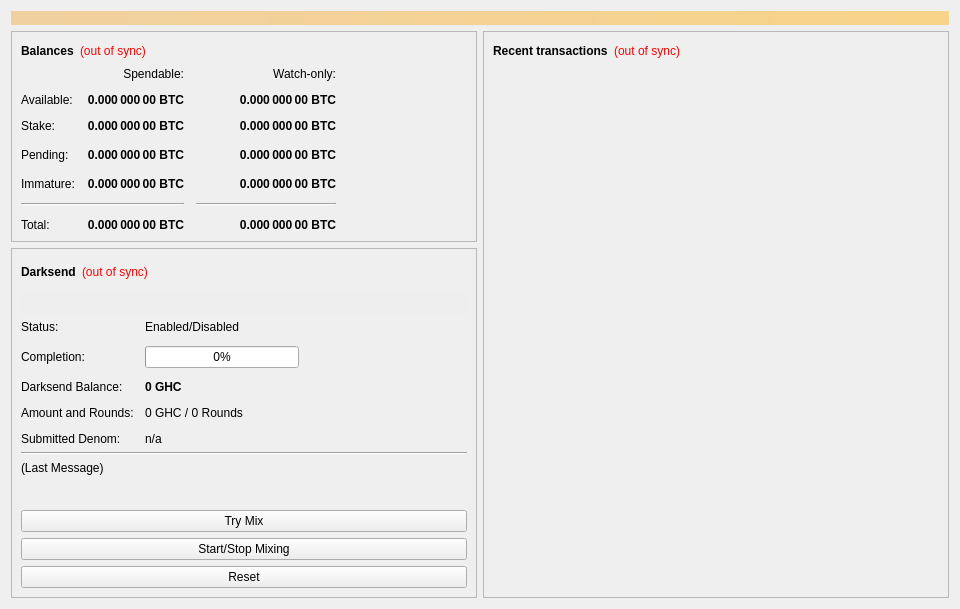
<?xml version="1.0" encoding="UTF-8"?>
<ui version="4.0">
 <class>OverviewPage</class>
 <widget class="QWidget" name="OverviewPage">
  <property name="geometry">
   <rect>
    <x>0</x>
    <y>0</y>
    <width>960</width>
    <height>594</height>
   </rect>
  </property>
  <property name="minimumSize">
   <size>
    <width>960</width>
    <height>0</height>
   </size>
  </property>
  <property name="windowTitle">
   <string>Form</string>
  </property>
  <layout class="QVBoxLayout" name="topLayout">
   <item>
    <widget class="QLabel" name="labelAlerts">
     <property name="visible">
      <bool>false</bool>
     </property>
     <property name="styleSheet">
      <string notr="true">background-color: qlineargradient(x1: 0, y1: 0, x2: 1, y2: 0, stop:0 #F0D0A0, stop:1 #F8D488); color:#000000;</string>
     </property>
     <property name="wordWrap">
      <bool>true</bool>
     </property>
     <property name="margin">
      <number>3</number>
     </property>
    </widget>
   </item>
   <item>
    <layout class="QHBoxLayout" name="horizontalLayout" stretch="1,1">
     <item>
      <layout class="QVBoxLayout" name="verticalLayout_2">
       <item>
        <widget class="QFrame" name="frame">
         <property name="frameShape">
          <enum>QFrame::StyledPanel</enum>
         </property>
         <property name="frameShadow">
          <enum>QFrame::Raised</enum>
         </property>
         <layout class="QVBoxLayout" name="verticalLayout_4">
          <item>
           <layout class="QHBoxLayout" name="horizontalLayout_4">
            <item>
             <widget class="QLabel" name="label_5">
              <property name="font">
               <font>
                <weight>75</weight>
                <bold>true</bold>
               </font>
              </property>
              <property name="text">
               <string>Balances</string>
              </property>
             </widget>
            </item>
            <item>
             <widget class="QLabel" name="labelWalletStatus">
              <property name="cursor">
               <cursorShape>WhatsThisCursor</cursorShape>
              </property>
              <property name="toolTip">
               <string>The displayed information may be out of date. Your wallet automatically synchronizes with the gohash network after a connection is established, but this process has not completed yet.</string>
              </property>
              <property name="styleSheet">
               <string notr="true">QLabel { color: red; }</string>
              </property>
              <property name="text">
               <string notr="true">(out of sync)</string>
              </property>
              <property name="alignment">
               <set>Qt::AlignLeading|Qt::AlignLeft|Qt::AlignVCenter</set>
              </property>
             </widget>
            </item>
            <item>
             <spacer name="horizontalSpacer_3">
              <property name="orientation">
               <enum>Qt::Horizontal</enum>
              </property>
              <property name="sizeHint" stdset="0">
               <size>
                <width>40</width>
                <height>20</height>
               </size>
              </property>
             </spacer>
            </item>
           </layout>
          </item>
          <item>
           <layout class="QGridLayout" name="gridLayout">
            <property name="spacing">
             <number>12</number>
            </property>
            <item row="3" column="2">
             <widget class="QLabel" name="labelWatchPending">
              <property name="font">
               <font>
                <weight>75</weight>
                <bold>true</bold>
               </font>
              </property>
              <property name="cursor">
               <cursorShape>IBeamCursor</cursorShape>
              </property>
              <property name="toolTip">
               <string>Unconfirmed transactions to watch-only addresses</string>
              </property>
              <property name="text">
               <string notr="true">0.000 000 00 BTC</string>
              </property>
              <property name="alignment">
               <set>Qt::AlignRight|Qt::AlignTrailing|Qt::AlignVCenter</set>
              </property>
              <property name="textInteractionFlags">
               <set>Qt::LinksAccessibleByMouse|Qt::TextSelectableByKeyboard|Qt::TextSelectableByMouse</set>
              </property>
             </widget>
            </item>
            <item row="3" column="1">
             <widget class="QLabel" name="labelUnconfirmed">
              <property name="font">
               <font>
                <weight>75</weight>
                <bold>true</bold>
               </font>
              </property>
              <property name="cursor">
               <cursorShape>IBeamCursor</cursorShape>
              </property>
              <property name="toolTip">
               <string>Total of transactions that have yet to be confirmed, and do not yet count toward the spendable balance</string>
              </property>
              <property name="text">
               <string notr="true">0.000 000 00 BTC</string>
              </property>
              <property name="alignment">
               <set>Qt::AlignRight|Qt::AlignTrailing|Qt::AlignVCenter</set>
              </property>
              <property name="textInteractionFlags">
               <set>Qt::LinksAccessibleByMouse|Qt::TextSelectableByKeyboard|Qt::TextSelectableByMouse</set>
              </property>
             </widget>
            </item>
            <item row="4" column="2">
             <widget class="QLabel" name="labelWatchImmature">
              <property name="font">
               <font>
                <weight>75</weight>
                <bold>true</bold>
               </font>
              </property>
              <property name="cursor">
               <cursorShape>IBeamCursor</cursorShape>
              </property>
              <property name="toolTip">
               <string>Mined balance in watch-only addresses that has not yet matured</string>
              </property>
              <property name="text">
               <string notr="true">0.000 000 00 BTC</string>
              </property>
              <property name="alignment">
               <set>Qt::AlignRight|Qt::AlignTrailing|Qt::AlignVCenter</set>
              </property>
              <property name="textInteractionFlags">
               <set>Qt::LinksAccessibleByMouse|Qt::TextSelectableByKeyboard|Qt::TextSelectableByMouse</set>
              </property>
             </widget>
            </item>
            <item row="5" column="0" colspan="2">
             <widget class="Line" name="lineSpendableBalance">
              <property name="orientation">
               <enum>Qt::Horizontal</enum>
              </property>
             </widget>
            </item>
            <item row="5" column="2">
             <widget class="Line" name="lineWatchBalance">
              <property name="sizePolicy">
               <sizepolicy hsizetype="Preferred" vsizetype="Fixed">
                <horstretch>0</horstretch>
                <verstretch>0</verstretch>
               </sizepolicy>
              </property>
              <property name="minimumSize">
               <size>
                <width>140</width>
                <height>0</height>
               </size>
              </property>
              <property name="orientation">
               <enum>Qt::Horizontal</enum>
              </property>
             </widget>
            </item>
            <item row="6" column="0">
             <widget class="QLabel" name="labelTotalText">
              <property name="text">
               <string>Total:</string>
              </property>
             </widget>
            </item>
            <item row="4" column="1">
             <widget class="QLabel" name="labelImmature">
              <property name="font">
               <font>
                <weight>75</weight>
                <bold>true</bold>
               </font>
              </property>
              <property name="cursor">
               <cursorShape>IBeamCursor</cursorShape>
              </property>
              <property name="toolTip">
               <string>Mined balance that has not yet matured</string>
              </property>
              <property name="text">
               <string notr="true">0.000 000 00 BTC</string>
              </property>
              <property name="alignment">
               <set>Qt::AlignRight|Qt::AlignTrailing|Qt::AlignVCenter</set>
              </property>
              <property name="textInteractionFlags">
               <set>Qt::LinksAccessibleByMouse|Qt::TextSelectableByKeyboard|Qt::TextSelectableByMouse</set>
              </property>
             </widget>
            </item>
            <item row="3" column="3">
             <spacer name="horizontalSpacer_2">
              <property name="orientation">
               <enum>Qt::Horizontal</enum>
              </property>
              <property name="sizeHint" stdset="0">
               <size>
                <width>40</width>
                <height>20</height>
               </size>
              </property>
             </spacer>
            </item>
            <item row="4" column="0">
             <widget class="QLabel" name="labelImmatureText">
              <property name="text">
               <string>Immature:</string>
              </property>
             </widget>
            </item>
            <item row="6" column="1">
             <widget class="QLabel" name="labelTotal">
              <property name="font">
               <font>
                <weight>75</weight>
                <bold>true</bold>
               </font>
              </property>
              <property name="cursor">
               <cursorShape>IBeamCursor</cursorShape>
              </property>
              <property name="toolTip">
               <string>Your current total balance</string>
              </property>
              <property name="text">
               <string notr="true">0.000 000 00 BTC</string>
              </property>
              <property name="alignment">
               <set>Qt::AlignRight|Qt::AlignTrailing|Qt::AlignVCenter</set>
              </property>
              <property name="textInteractionFlags">
               <set>Qt::LinksAccessibleByMouse|Qt::TextSelectableByKeyboard|Qt::TextSelectableByMouse</set>
              </property>
             </widget>
            </item>
            <item row="6" column="2">
             <widget class="QLabel" name="labelWatchTotal">
              <property name="font">
               <font>
                <weight>75</weight>
                <bold>true</bold>
               </font>
              </property>
              <property name="cursor">
               <cursorShape>IBeamCursor</cursorShape>
              </property>
              <property name="toolTip">
               <string>Current total balance in watch-only addresses</string>
              </property>
              <property name="text">
               <string notr="true">0.000 000 00 BTC</string>
              </property>
              <property name="alignment">
               <set>Qt::AlignRight|Qt::AlignTrailing|Qt::AlignVCenter</set>
              </property>
              <property name="textInteractionFlags">
               <set>Qt::LinksAccessibleByMouse|Qt::TextSelectableByKeyboard|Qt::TextSelectableByMouse</set>
              </property>
             </widget>
            </item>
            <item row="0" column="2">
             <widget class="QLabel" name="labelWatchonly">
              <property name="text">
               <string>Watch-only:</string>
              </property>
              <property name="alignment">
               <set>Qt::AlignRight|Qt::AlignTrailing|Qt::AlignVCenter</set>
              </property>
             </widget>
            </item>
            <item row="1" column="0">
             <widget class="QLabel" name="labelBalanceText">
              <property name="text">
               <string>Available:</string>
              </property>
             </widget>
            </item>
            <item row="1" column="1">
             <widget class="QLabel" name="labelBalance">
              <property name="font">
               <font>
                <weight>75</weight>
                <bold>true</bold>
               </font>
              </property>
              <property name="cursor">
               <cursorShape>IBeamCursor</cursorShape>
              </property>
              <property name="toolTip">
               <string>Your current spendable balance</string>
              </property>
              <property name="text">
               <string notr="true">0.000 000 00 BTC</string>
              </property>
              <property name="alignment">
               <set>Qt::AlignRight|Qt::AlignTrailing|Qt::AlignVCenter</set>
              </property>
              <property name="textInteractionFlags">
               <set>Qt::LinksAccessibleByMouse|Qt::TextSelectableByKeyboard|Qt::TextSelectableByMouse</set>
              </property>
             </widget>
            </item>
            <item row="2" column="0">
             <widget class="QLabel" name="label_10">
              <property name="text">
               <string>Stake:</string>
              </property>
             </widget>
            </item>
            <item row="2" column="1">
             <widget class="QLabel" name="labelStake">
              <property name="font">
               <font>
                <weight>75</weight>
                <bold>true</bold>
               </font>
              </property>
              <property name="cursor">
               <cursorShape>IBeamCursor</cursorShape>
              </property>
              <property name="toolTip">
               <string>Total of coins that was staked, and do not yet count toward the current balance</string>
              </property>
              <property name="text">
               <string notr="true">0.000 000 00 BTC</string>
              </property>
              <property name="alignment">
               <set>Qt::AlignRight|Qt::AlignTrailing|Qt::AlignVCenter</set>
              </property>
              <property name="textInteractionFlags">
               <set>Qt::LinksAccessibleByMouse|Qt::TextSelectableByKeyboard|Qt::TextSelectableByMouse</set>
              </property>
             </widget>
            </item>
            <item row="2" column="2">
             <widget class="QLabel" name="labelWatchStake">
              <property name="font">
               <font>
                <weight>75</weight>
                <bold>true</bold>
               </font>
              </property>
              <property name="cursor">
               <cursorShape>IBeamCursor</cursorShape>
              </property>
              <property name="toolTip">
               <string>Total of coins that was staked in watch-only addresses, and do not yet count toward the current watch-only balance</string>
              </property>
              <property name="text">
               <string notr="true">0.000 000 00 BTC</string>
              </property>
              <property name="alignment">
               <set>Qt::AlignRight|Qt::AlignTrailing|Qt::AlignVCenter</set>
              </property>
              <property name="textInteractionFlags">
               <set>Qt::LinksAccessibleByMouse|Qt::TextSelectableByKeyboard|Qt::TextSelectableByMouse</set>
              </property>
             </widget>
            </item>
            <item row="1" column="2">
             <widget class="QLabel" name="labelWatchAvailable">
              <property name="font">
               <font>
                <weight>75</weight>
                <bold>true</bold>
               </font>
              </property>
              <property name="cursor">
               <cursorShape>IBeamCursor</cursorShape>
              </property>
              <property name="toolTip">
               <string>Your current balance in watch-only addresses</string>
              </property>
              <property name="text">
               <string notr="true">0.000 000 00 BTC</string>
              </property>
              <property name="alignment">
               <set>Qt::AlignRight|Qt::AlignTrailing|Qt::AlignVCenter</set>
              </property>
              <property name="textInteractionFlags">
               <set>Qt::LinksAccessibleByMouse|Qt::TextSelectableByKeyboard|Qt::TextSelectableByMouse</set>
              </property>
             </widget>
            </item>
            <item row="3" column="0">
             <widget class="QLabel" name="labelPendingText">
              <property name="text">
               <string>Pending:</string>
              </property>
             </widget>
            </item>
            <item row="0" column="1">
             <widget class="QLabel" name="labelSpendable">
              <property name="text">
               <string>Spendable:</string>
              </property>
              <property name="alignment">
               <set>Qt::AlignRight|Qt::AlignTrailing|Qt::AlignVCenter</set>
              </property>
             </widget>
            </item>
           </layout>
          </item>
         </layout>
        </widget>
       </item>
       <item>
        <widget class="QFrame" name="frameDarksend">
         <property name="sizePolicy">
          <sizepolicy hsizetype="Expanding" vsizetype="Expanding">
           <horstretch>0</horstretch>
           <verstretch>0</verstretch>
          </sizepolicy>
         </property>
         <property name="minimumSize">
          <size>
           <width>0</width>
           <height>350</height>
          </size>
         </property>
         <property name="layoutDirection">
          <enum>Qt::LeftToRight</enum>
         </property>
         <property name="frameShape">
          <enum>QFrame::StyledPanel</enum>
         </property>
         <property name="frameShadow">
          <enum>QFrame::Raised</enum>
         </property>
         <layout class="QVBoxLayout" name="verticalLayout_5">
          <item>
           <layout class="QHBoxLayout" name="horizontalLayout_5">
            <item>
             <widget class="QLabel" name="label_2">
              <property name="font">
               <font>
                <weight>75</weight>
                <bold>true</bold>
               </font>
              </property>
              <property name="text">
               <string>Darksend</string>
              </property>
             </widget>
            </item>
            <item>
             <widget class="QLabel" name="labelDarksendSyncStatus">
              <property name="toolTip">
               <string>The displayed information may be out of date. Your wallet automatically synchronizes with the gohash network after a connection is established, but this process has not completed yet.</string>
              </property>
              <property name="styleSheet">
               <string notr="true">QLabel { color: red; }</string>
              </property>
              <property name="text">
               <string notr="true">(out of sync)</string>
              </property>
              <property name="alignment">
               <set>Qt::AlignLeading|Qt::AlignLeft|Qt::AlignVCenter</set>
              </property>
             </widget>
            </item>
            <item>
             <spacer name="horizontalSpacer_4">
              <property name="orientation">
               <enum>Qt::Horizontal</enum>
              </property>
              <property name="sizeHint" stdset="0">
               <size>
                <width>40</width>
                <height>20</height>
               </size>
              </property>
             </spacer>
            </item>
           </layout>
          </item>
          <item>
           <widget class="QPushButton" name="runAutoDenom">
            <property name="palette">
             <palette>
              <active>
               <colorrole role="WindowText">
                <brush brushstyle="SolidPattern">
                 <color alpha="255">
                  <red>0</red>
                  <green>0</green>
                  <blue>0</blue>
                 </color>
                </brush>
               </colorrole>
               <colorrole role="Button">
                <brush brushstyle="SolidPattern">
                 <color alpha="255">
                  <red>239</red>
                  <green>238</green>
                  <blue>238</blue>
                 </color>
                </brush>
               </colorrole>
               <colorrole role="Light">
                <brush brushstyle="SolidPattern">
                 <color alpha="255">
                  <red>255</red>
                  <green>255</green>
                  <blue>255</blue>
                 </color>
                </brush>
               </colorrole>
               <colorrole role="Midlight">
                <brush brushstyle="SolidPattern">
                 <color alpha="255">
                  <red>247</red>
                  <green>246</green>
                  <blue>246</blue>
                 </color>
                </brush>
               </colorrole>
               <colorrole role="Dark">
                <brush brushstyle="SolidPattern">
                 <color alpha="255">
                  <red>119</red>
                  <green>119</green>
                  <blue>119</blue>
                 </color>
                </brush>
               </colorrole>
               <colorrole role="Mid">
                <brush brushstyle="SolidPattern">
                 <color alpha="255">
                  <red>159</red>
                  <green>159</green>
                  <blue>159</blue>
                 </color>
                </brush>
               </colorrole>
               <colorrole role="Text">
                <brush brushstyle="SolidPattern">
                 <color alpha="255">
                  <red>0</red>
                  <green>0</green>
                  <blue>0</blue>
                 </color>
                </brush>
               </colorrole>
               <colorrole role="BrightText">
                <brush brushstyle="SolidPattern">
                 <color alpha="255">
                  <red>255</red>
                  <green>255</green>
                  <blue>255</blue>
                 </color>
                </brush>
               </colorrole>
               <colorrole role="ButtonText">
                <brush brushstyle="SolidPattern">
                 <color alpha="255">
                  <red>0</red>
                  <green>0</green>
                  <blue>0</blue>
                 </color>
                </brush>
               </colorrole>
               <colorrole role="Base">
                <brush brushstyle="SolidPattern">
                 <color alpha="255">
                  <red>255</red>
                  <green>255</green>
                  <blue>255</blue>
                 </color>
                </brush>
               </colorrole>
               <colorrole role="Window">
                <brush brushstyle="SolidPattern">
                 <color alpha="255">
                  <red>239</red>
                  <green>238</green>
                  <blue>238</blue>
                 </color>
                </brush>
               </colorrole>
               <colorrole role="Shadow">
                <brush brushstyle="SolidPattern">
                 <color alpha="255">
                  <red>0</red>
                  <green>0</green>
                  <blue>0</blue>
                 </color>
                </brush>
               </colorrole>
               <colorrole role="AlternateBase">
                <brush brushstyle="SolidPattern">
                 <color alpha="255">
                  <red>247</red>
                  <green>246</green>
                  <blue>246</blue>
                 </color>
                </brush>
               </colorrole>
               <colorrole role="ToolTipBase">
                <brush brushstyle="SolidPattern">
                 <color alpha="255">
                  <red>255</red>
                  <green>255</green>
                  <blue>220</blue>
                 </color>
                </brush>
               </colorrole>
               <colorrole role="ToolTipText">
                <brush brushstyle="SolidPattern">
                 <color alpha="255">
                  <red>0</red>
                  <green>0</green>
                  <blue>0</blue>
                 </color>
                </brush>
               </colorrole>
              </active>
              <inactive>
               <colorrole role="WindowText">
                <brush brushstyle="SolidPattern">
                 <color alpha="255">
                  <red>0</red>
                  <green>0</green>
                  <blue>0</blue>
                 </color>
                </brush>
               </colorrole>
               <colorrole role="Button">
                <brush brushstyle="SolidPattern">
                 <color alpha="255">
                  <red>239</red>
                  <green>238</green>
                  <blue>238</blue>
                 </color>
                </brush>
               </colorrole>
               <colorrole role="Light">
                <brush brushstyle="SolidPattern">
                 <color alpha="255">
                  <red>255</red>
                  <green>255</green>
                  <blue>255</blue>
                 </color>
                </brush>
               </colorrole>
               <colorrole role="Midlight">
                <brush brushstyle="SolidPattern">
                 <color alpha="255">
                  <red>247</red>
                  <green>246</green>
                  <blue>246</blue>
                 </color>
                </brush>
               </colorrole>
               <colorrole role="Dark">
                <brush brushstyle="SolidPattern">
                 <color alpha="255">
                  <red>119</red>
                  <green>119</green>
                  <blue>119</blue>
                 </color>
                </brush>
               </colorrole>
               <colorrole role="Mid">
                <brush brushstyle="SolidPattern">
                 <color alpha="255">
                  <red>159</red>
                  <green>159</green>
                  <blue>159</blue>
                 </color>
                </brush>
               </colorrole>
               <colorrole role="Text">
                <brush brushstyle="SolidPattern">
                 <color alpha="255">
                  <red>0</red>
                  <green>0</green>
                  <blue>0</blue>
                 </color>
                </brush>
               </colorrole>
               <colorrole role="BrightText">
                <brush brushstyle="SolidPattern">
                 <color alpha="255">
                  <red>255</red>
                  <green>255</green>
                  <blue>255</blue>
                 </color>
                </brush>
               </colorrole>
               <colorrole role="ButtonText">
                <brush brushstyle="SolidPattern">
                 <color alpha="255">
                  <red>0</red>
                  <green>0</green>
                  <blue>0</blue>
                 </color>
                </brush>
               </colorrole>
               <colorrole role="Base">
                <brush brushstyle="SolidPattern">
                 <color alpha="255">
                  <red>255</red>
                  <green>255</green>
                  <blue>255</blue>
                 </color>
                </brush>
               </colorrole>
               <colorrole role="Window">
                <brush brushstyle="SolidPattern">
                 <color alpha="255">
                  <red>239</red>
                  <green>238</green>
                  <blue>238</blue>
                 </color>
                </brush>
               </colorrole>
               <colorrole role="Shadow">
                <brush brushstyle="SolidPattern">
                 <color alpha="255">
                  <red>0</red>
                  <green>0</green>
                  <blue>0</blue>
                 </color>
                </brush>
               </colorrole>
               <colorrole role="AlternateBase">
                <brush brushstyle="SolidPattern">
                 <color alpha="255">
                  <red>247</red>
                  <green>246</green>
                  <blue>246</blue>
                 </color>
                </brush>
               </colorrole>
               <colorrole role="ToolTipBase">
                <brush brushstyle="SolidPattern">
                 <color alpha="255">
                  <red>255</red>
                  <green>255</green>
                  <blue>220</blue>
                 </color>
                </brush>
               </colorrole>
               <colorrole role="ToolTipText">
                <brush brushstyle="SolidPattern">
                 <color alpha="255">
                  <red>0</red>
                  <green>0</green>
                  <blue>0</blue>
                 </color>
                </brush>
               </colorrole>
              </inactive>
              <disabled>
               <colorrole role="WindowText">
                <brush brushstyle="SolidPattern">
                 <color alpha="255">
                  <red>119</red>
                  <green>119</green>
                  <blue>119</blue>
                 </color>
                </brush>
               </colorrole>
               <colorrole role="Button">
                <brush brushstyle="SolidPattern">
                 <color alpha="255">
                  <red>239</red>
                  <green>238</green>
                  <blue>238</blue>
                 </color>
                </brush>
               </colorrole>
               <colorrole role="Light">
                <brush brushstyle="SolidPattern">
                 <color alpha="255">
                  <red>255</red>
                  <green>255</green>
                  <blue>255</blue>
                 </color>
                </brush>
               </colorrole>
               <colorrole role="Midlight">
                <brush brushstyle="SolidPattern">
                 <color alpha="255">
                  <red>247</red>
                  <green>246</green>
                  <blue>246</blue>
                 </color>
                </brush>
               </colorrole>
               <colorrole role="Dark">
                <brush brushstyle="SolidPattern">
                 <color alpha="255">
                  <red>119</red>
                  <green>119</green>
                  <blue>119</blue>
                 </color>
                </brush>
               </colorrole>
               <colorrole role="Mid">
                <brush brushstyle="SolidPattern">
                 <color alpha="255">
                  <red>159</red>
                  <green>159</green>
                  <blue>159</blue>
                 </color>
                </brush>
               </colorrole>
               <colorrole role="Text">
                <brush brushstyle="SolidPattern">
                 <color alpha="255">
                  <red>119</red>
                  <green>119</green>
                  <blue>119</blue>
                 </color>
                </brush>
               </colorrole>
               <colorrole role="BrightText">
                <brush brushstyle="SolidPattern">
                 <color alpha="255">
                  <red>255</red>
                  <green>255</green>
                  <blue>255</blue>
                 </color>
                </brush>
               </colorrole>
               <colorrole role="ButtonText">
                <brush brushstyle="SolidPattern">
                 <color alpha="255">
                  <red>119</red>
                  <green>119</green>
                  <blue>119</blue>
                 </color>
                </brush>
               </colorrole>
               <colorrole role="Base">
                <brush brushstyle="SolidPattern">
                 <color alpha="255">
                  <red>239</red>
                  <green>238</green>
                  <blue>238</blue>
                 </color>
                </brush>
               </colorrole>
               <colorrole role="Window">
                <brush brushstyle="SolidPattern">
                 <color alpha="255">
                  <red>239</red>
                  <green>238</green>
                  <blue>238</blue>
                 </color>
                </brush>
               </colorrole>
               <colorrole role="Shadow">
                <brush brushstyle="SolidPattern">
                 <color alpha="255">
                  <red>0</red>
                  <green>0</green>
                  <blue>0</blue>
                 </color>
                </brush>
               </colorrole>
               <colorrole role="AlternateBase">
                <brush brushstyle="SolidPattern">
                 <color alpha="255">
                  <red>239</red>
                  <green>238</green>
                  <blue>238</blue>
                 </color>
                </brush>
               </colorrole>
               <colorrole role="ToolTipBase">
                <brush brushstyle="SolidPattern">
                 <color alpha="255">
                  <red>255</red>
                  <green>255</green>
                  <blue>220</blue>
                 </color>
                </brush>
               </colorrole>
               <colorrole role="ToolTipText">
                <brush brushstyle="SolidPattern">
                 <color alpha="255">
                  <red>0</red>
                  <green>0</green>
                  <blue>0</blue>
                 </color>
                </brush>
               </colorrole>
              </disabled>
             </palette>
            </property>
            <property name="focusPolicy">
             <enum>Qt::NoFocus</enum>
            </property>
            <property name="autoFillBackground">
             <bool>true</bool>
            </property>
            <property name="text">
             <string/>
            </property>
            <property name="flat">
             <bool>true</bool>
            </property>
           </widget>
          </item>
          <item>
           <layout class="QFormLayout" name="formLayout">
            <property name="fieldGrowthPolicy">
             <enum>QFormLayout::AllNonFixedFieldsGrow</enum>
            </property>
            <property name="horizontalSpacing">
             <number>11</number>
            </property>
            <property name="verticalSpacing">
             <number>12</number>
            </property>
            <item row="0" column="0">
             <widget class="QLabel" name="label_6">
              <property name="text">
               <string>Status:</string>
              </property>
             </widget>
            </item>
            <item row="1" column="0">
             <widget class="QLabel" name="label_7">
              <property name="text">
               <string>Completion:</string>
              </property>
             </widget>
            </item>
            <item row="1" column="1">
             <widget class="QProgressBar" name="darksendProgress">
              <property name="maximumSize">
               <size>
                <width>154</width>
                <height>16777215</height>
               </size>
              </property>
              <property name="value">
               <number>0</number>
              </property>
             </widget>
            </item>
            <item row="3" column="0">
             <widget class="QLabel" name="labelAnonymizedText">
              <property name="text">
               <string>Darksend Balance:</string>
              </property>
             </widget>
            </item>
            <item row="3" column="1">
             <widget class="QLabel" name="labelAnonymized">
              <property name="font">
               <font>
                <weight>75</weight>
                <bold>true</bold>
               </font>
              </property>
              <property name="text">
               <string notr="true">0 GHC</string>
              </property>
             </widget>
            </item>
            <item row="4" column="0">
             <widget class="QLabel" name="label_8">
              <property name="text">
               <string>Amount and Rounds:</string>
              </property>
             </widget>
            </item>
            <item row="4" column="1">
             <widget class="QLabel" name="labelAmountRounds">
              <property name="text">
               <string>0 GHC / 0 Rounds</string>
              </property>
             </widget>
            </item>
            <item row="5" column="0">
             <widget class="QLabel" name="label_9">
              <property name="text">
               <string>Submitted Denom:</string>
              </property>
             </widget>
            </item>
            <item row="5" column="1">
             <widget class="QLabel" name="labelSubmittedDenom">
              <property name="toolTip">
               <string>The denominations you submitted to the Masternode.&lt;br&gt;To mix, other users must submit the exact same denominations.</string>
              </property>
              <property name="text">
               <string>n/a</string>
              </property>
             </widget>
            </item>
            <item row="0" column="1">
             <widget class="QLabel" name="darksendEnabled">
              <property name="text">
               <string>Enabled/Disabled</string>
              </property>
             </widget>
            </item>
           </layout>
          </item>
          <item>
           <widget class="Line" name="lineLastMessage">
            <property name="orientation">
             <enum>Qt::Horizontal</enum>
            </property>
           </widget>
          </item>
          <item>
           <widget class="QLabel" name="darksendStatus">
            <property name="minimumSize">
             <size>
              <width>288</width>
              <height>43</height>
             </size>
            </property>
            <property name="text">
             <string>(Last Message)</string>
            </property>
            <property name="alignment">
             <set>Qt::AlignLeading|Qt::AlignLeft|Qt::AlignTop</set>
            </property>
            <property name="wordWrap">
             <bool>true</bool>
            </property>
           </widget>
          </item>
          <item>
           <widget class="QPushButton" name="darksendAuto">
            <property name="sizePolicy">
             <sizepolicy hsizetype="MinimumExpanding" vsizetype="Fixed">
              <horstretch>0</horstretch>
              <verstretch>0</verstretch>
             </sizepolicy>
            </property>
            <property name="toolTip">
             <string>Try to manually submit a Darksend request.</string>
            </property>
            <property name="text">
             <string>Try Mix</string>
            </property>
           </widget>
          </item>
          <item>
           <widget class="QPushButton" name="toggleDarksend">
            <property name="sizePolicy">
             <sizepolicy hsizetype="MinimumExpanding" vsizetype="Fixed">
              <horstretch>0</horstretch>
              <verstretch>0</verstretch>
             </sizepolicy>
            </property>
            <property name="text">
             <string>Start/Stop Mixing</string>
            </property>
           </widget>
          </item>
          <item>
           <widget class="QPushButton" name="darksendReset">
            <property name="sizePolicy">
             <sizepolicy hsizetype="MinimumExpanding" vsizetype="Fixed">
              <horstretch>0</horstretch>
              <verstretch>0</verstretch>
             </sizepolicy>
            </property>
            <property name="toolTip">
             <string>Reset the current status of Darksend (can interrupt Darksend if it's in the process of Mixing, which can cost you money!)</string>
            </property>
            <property name="autoFillBackground">
             <bool>false</bool>
            </property>
            <property name="text">
             <string>Reset</string>
            </property>
           </widget>
          </item>
         </layout>
        </widget>
       </item>
       <item>
        <spacer name="verticalSpacer">
         <property name="orientation">
          <enum>Qt::Vertical</enum>
         </property>
         <property name="sizeHint" stdset="0">
          <size>
           <width>20</width>
           <height>40</height>
          </size>
         </property>
        </spacer>
       </item>
      </layout>
     </item>
     <item>
      <layout class="QVBoxLayout" name="verticalLayout_3">
       <item>
        <widget class="QFrame" name="frame_2">
         <property name="frameShape">
          <enum>QFrame::StyledPanel</enum>
         </property>
         <property name="frameShadow">
          <enum>QFrame::Raised</enum>
         </property>
         <layout class="QVBoxLayout" name="verticalLayout">
          <item>
           <layout class="QHBoxLayout" name="horizontalLayout_2">
            <item>
             <widget class="QLabel" name="label_4">
              <property name="font">
               <font>
                <weight>75</weight>
                <bold>true</bold>
               </font>
              </property>
              <property name="text">
               <string>Recent transactions</string>
              </property>
             </widget>
            </item>
            <item>
             <widget class="QLabel" name="labelTransactionsStatus">
              <property name="cursor">
               <cursorShape>WhatsThisCursor</cursorShape>
              </property>
              <property name="toolTip">
               <string>The displayed information may be out of date. Your wallet automatically synchronizes with the gohash network after a connection is established, but this process has not completed yet.</string>
              </property>
              <property name="styleSheet">
               <string notr="true">QLabel { color: red; }</string>
              </property>
              <property name="text">
               <string notr="true">(out of sync)</string>
              </property>
              <property name="alignment">
               <set>Qt::AlignRight|Qt::AlignTrailing|Qt::AlignVCenter</set>
              </property>
             </widget>
            </item>
            <item>
             <spacer name="horizontalSpacer">
              <property name="orientation">
               <enum>Qt::Horizontal</enum>
              </property>
              <property name="sizeHint" stdset="0">
               <size>
                <width>40</width>
                <height>20</height>
               </size>
              </property>
             </spacer>
            </item>
           </layout>
          </item>
          <item>
           <widget class="QListView" name="listTransactions">
            <property name="styleSheet">
             <string notr="true">QListView { background: transparent; }</string>
            </property>
            <property name="frameShape">
             <enum>QFrame::NoFrame</enum>
            </property>
            <property name="verticalScrollBarPolicy">
             <enum>Qt::ScrollBarAlwaysOff</enum>
            </property>
            <property name="horizontalScrollBarPolicy">
             <enum>Qt::ScrollBarAlwaysOff</enum>
            </property>
            <property name="selectionMode">
             <enum>QAbstractItemView::NoSelection</enum>
            </property>
           </widget>
          </item>
         </layout>
        </widget>
       </item>
      </layout>
     </item>
    </layout>
   </item>
  </layout>
 </widget>
 <resources/>
 <connections/>
</ui>
